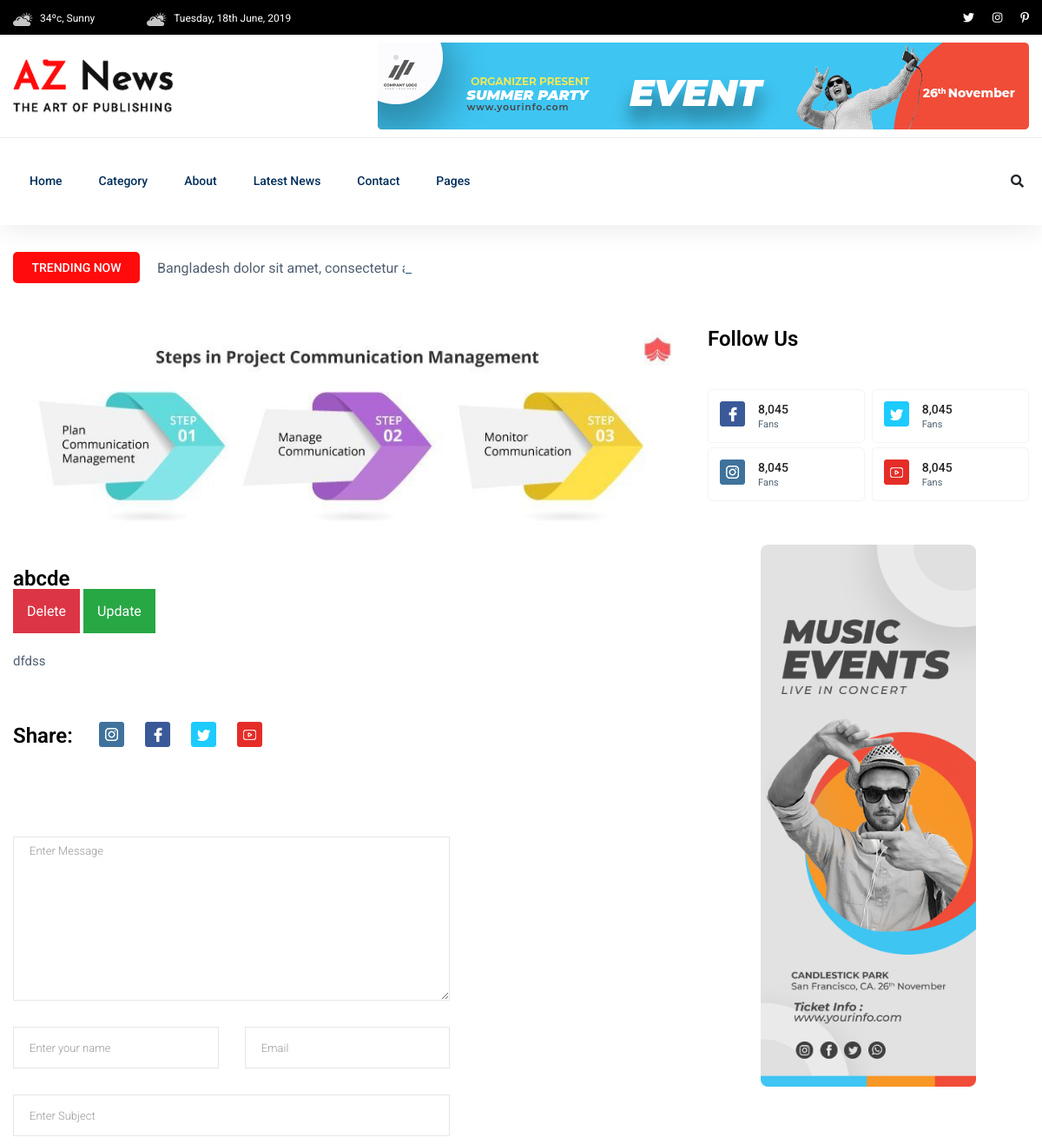
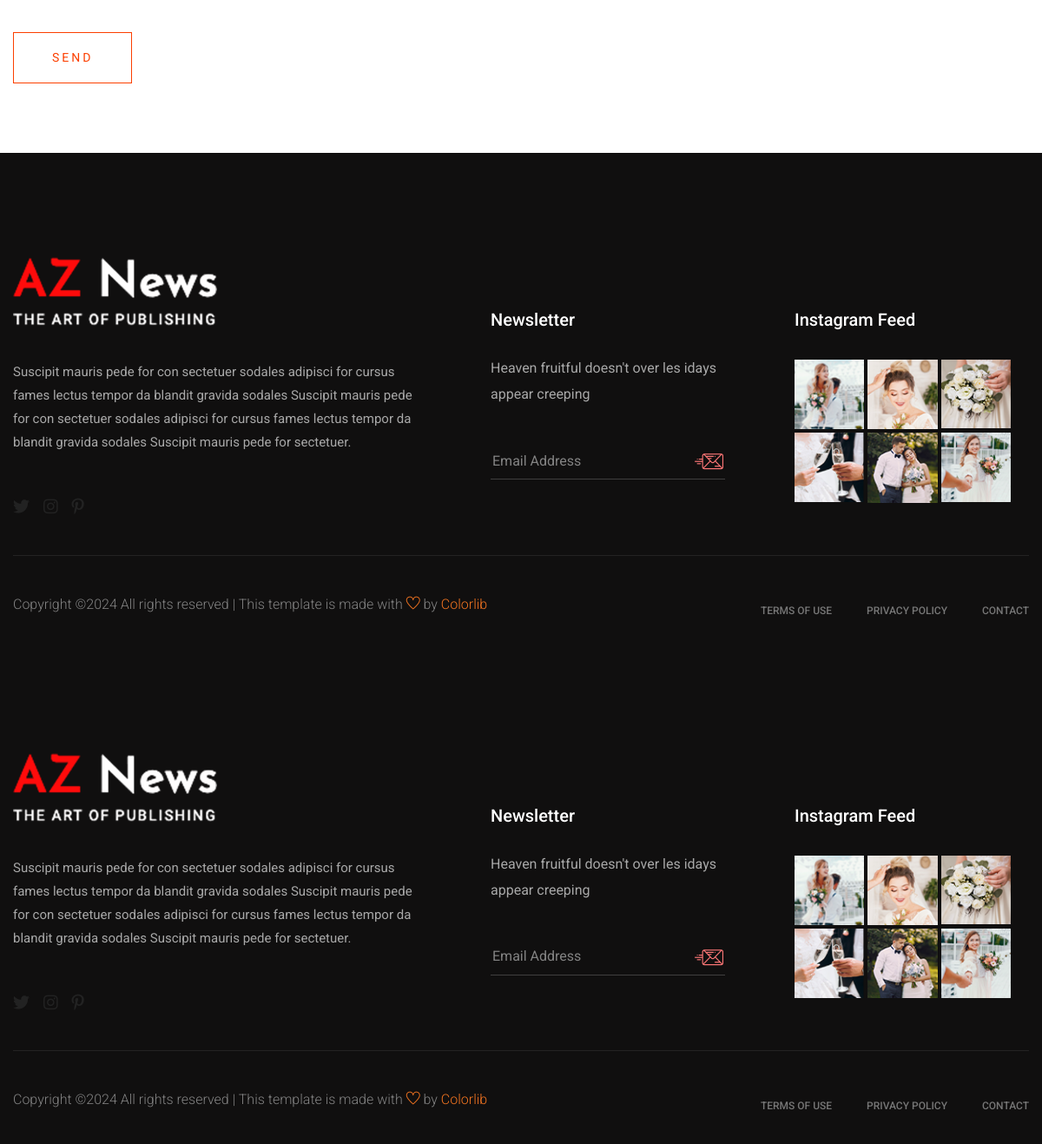
The page /details/2 on the database its author committed (2 pictures, top to bottom).
### myapp/models.py (models this page shows, shortened)
class Details(models.Model):
    image =models.ImageField(upload_to ='newimage/')
    title = models.CharField(max_length=150)
    discriptions = models.TextField()
    class Meta:
        ordering = ['-id',]

### myapp/views.py (the view)
# urls.py: path('details/<int:pk>',BlogDetail.as_view(),name= 'blogdetail'),
class BlogDetail(DetailView):
    model= Details
    template_name= 'myapp/details.html'
    context_object_name= 'realtednews'

### myapp/templates/myapp/details.html (shortened to what this page needs)
{% extends 'myapp/base.html' %}
{% load static %}
{% block content %}
    <main>
        <div class="about-area">
            <div class="container">
                    <div class="row">
                        <div class="col-lg-12">
                            <div class="trending-tittle">
                                <strong>Trending now</strong>
                                <div class="trending-animated">
                                    <ul id="js-news" class="js-hidden">
                                        <li class="news-item">Bangladesh dolor sit amet, consectetur adipisicing elit.</li>
                                    </ul>
                                </div>
                            </div>
                        </div>
                    </div>
                   <div class="row">
                        <div class="col-lg-8">
                            <div class="about-right mb-90">
                                <div class="about-img">
                                    <img src="{{realtednews.image.url}}" alt="">
                                </div>
                                <div class="section-tittle mb-30 pt-30">
                                    <h3>{{realtednews.title }}</h3>
                                    <a href="{% url 'Delete' realtednews.id %}" class="btn-danger p-3" style="width:100px;">Delete</a>
                                    <a href="{% url 'Update' realtednews.id %}" class="btn-success p-3" style="width:100px;">Update</a>
                                </div>
                                <div class="about-prea">
                                    <p class="about-pera1 mb-25">{{realtednews.discriptions|safe}}</p>
                                </div>
                                <div class="social-share pt-30">
                                    <div class="section-tittle">
                                        <h3 class="mr-20">Share:</h3>
                                        <ul>
                                            <li><a href="#"><img src="{%static 'myapp/assets/img/news/icon-ins.png'%}" alt=""></a></li>
                                            <li><a href="#"><img src="{%static 'myapp/assets/img/news/icon-fb.png'%}" alt=""></a></li>
                                            <li><a href="#"><img src="{%static 'myapp/assets/img/news/icon-tw.png'%}" alt=""></a></li>
                                            <li><a href="#"><img src="{%static 'myapp/assets/img/news/icon-yo.png'%}" alt=""></a></li>
                                        </ul>
                                    </div>
                                </div>
                            </div>
                            <div class="row">
                                <div class="col-lg-8">
                                    <form class="form-contact contact_form mb-80" action="contact_process.php" method="post" id="contactForm" novalidate="novalidate">
                                        <div class="row">
                                            <div class="col-12">
                                                <div class="form-group">
                                                    <textarea class="form-control w-100 error" name="message" id="message" cols="30" rows="9" onfocus="this.placeholder = ''" onblur="this.placeholder = 'Enter Message'" placeholder="Enter Message"></textarea>
                                                </div>
                                            </div>
                                            <div class="col-sm-6">
                                                <div class="form-group">
                                                    <input class="form-control error" name="name" id="name" type="text" onfocus="this.placeholder = ''" onblur="this.placeholder = 'Enter your name'" placeholder="Enter your name">
                                                </div>
                                            </div>
                                            <div class="col-sm-6">
                                                <div class="form-group">
                                                    <input class="form-control error" name="email" id="email" type="email" onfocus="this.placeholder = ''" onblur="this.placeholder = 'Enter email address'" placeholder="Email">
                                                </div>
                                            </div>
                                            <div class="col-12">
                                                <div class="form-group">
                                                    <input class="form-control error" name="subject" id="subject" type="text" onfocus="this.placeholder = ''" onblur="this.placeholder = 'Enter Subject'" placeholder="Enter Subject">
                                                </div>
                                            </div>
                                        </div>
                                        <div class="form-group mt-3">
                                            <button type="submit" class="button button-contactForm boxed-btn">Send</button>
                                        </div>
                                    </form>
                                </div>
                            </div>
                        </div>
                        <div class="col-lg-4">
                            <div class="section-tittle mb-40">
                                <h3>Follow Us</h3>
                            </div>
                            <div class="single-follow mb-45">
                                <div class="single-box">
                                    <div class="follow-us d-flex align-items-center">
                                        <div class="follow-social">
                                            <a href="#"><img src="{%static 'myapp/assets/img/news/icon-fb.png'%}" alt=""></a>
                                        </div>
                                        <div class="follow-count">
                                            <span>8,045</span>
                                            <p>Fans</p>
                                        </div>
                                    </div>
                                    <div class="follow-us d-flex align-items-center">
                                        <div class="follow-social">
                                            <a href="#"><img src="{%static 'myapp/assets/img/news/icon-tw.png'%}" alt=""></a>
                                        </div>
                                        <div class="follow-count">
                                            <span>8,045</span>
                                            <p>Fans</p>
                                        </div>
                                    </div>
                                        <div class="follow-us d-flex align-items-center">
                                        <div class="follow-social">
                                            <a href="#"><img src="{%static 'myapp/assets/img/news/icon-ins.png'%}" alt=""></a>
                                        </div>
                                        <div class="follow-count">
                                            <span>8,045</span>
                                            <p>Fans</p>
                                        </div>
                                    </div>
                                    <div class="follow-us d-flex align-items-center">
                                        <div class="follow-social">
                                            <a href="#"><img src="{%static 'myapp/assets/img/news/icon-yo.png'%}" alt=""></a>
                                        </div>
                                        <div class="follow-count">
                                            <span>8,045</span>
                                            <p>Fans</p>
                                        </div>
                                    </div>
                                </div>
                            </div>
                            <div class="news-poster d-none d-lg-block">
                                <img src="{%static 'myapp/assets/img/news/news_card.jpg'%}" alt="">
                            </div>
                        </div>
                   </div>
            </div>
        </div>
    </main>
   <footer>
       <div class="footer-area footer-padding fix">
            <div class="container">
                <div class="row d-flex justify-content-between">
                    <div class="col-xl-5 col-lg-5 col-md-7 col-sm-12">
                        <div class="single-footer-caption">
                            <div class="single-footer-caption">
                                <div class="footer-logo">
                                    <a href="index.html"><img src="{%static 'myapp/assets/img/logo/logo2_footer.png'%}" alt=""></a>
                                </div>
                                <div class="footer-tittle">
                                    <div class="footer-pera">
                                        <p>Suscipit mauris pede for con sectetuer sodales adipisci for cursus fames lectus tempor da blandit gravida sodales  Suscipit mauris pede for con sectetuer sodales adipisci for cursus fames lectus tempor da blandit gravida sodales  Suscipit mauris pede for sectetuer.</p>
                                    </div>
                                </div>
                                <div class="footer-social">
                                    <a href="#"><i class="fab fa-twitter"></i></a>
                                    <a href="#"><i class="fab fa-instagram"></i></a>
                                    <a href="#"><i class="fab fa-pinterest-p"></i></a>
                                </div>
                            </div>
                        </div>
                    </div>
                    <div class="col-xl-3 col-lg-3 col-md-4  col-sm-6">
                        <div class="single-footer-caption mt-60">
                            <div class="footer-tittle">
                                <h4>Newsletter</h4>
                                <p>Heaven fruitful doesn't over les idays appear creeping</p>
                                <div class="footer-form" >
                                    <div id="mc_embed_signup">
                                        <form target="_blank" action="https://spondonit.us12.list-manage.com/subscribe/post?u=1462626880ade1ac87bd9c93a&amp;id=92a4423d01"
                                        method="get" class="subscribe_form relative mail_part">
                                            <input type="email" name="email" id="newsletter-form-email" placeholder="Email Address"
                                            class="placeholder hide-on-focus" onfocus="this.placeholder = ''"
                                            onblur="this.placeholder = ' Email Address '">
                                            <div class="form-icon">
                                            <button type="submit" name="submit" id="newsletter-submit"
                                            class="email_icon newsletter-submit button-contactForm"><img src="{%static 'myapp/assets/img/logo/form-iocn.png'%}" alt=""></button>
                                            </div>
                                        </form>
                                    </div>
                                </div>
                            </div>
                        </div>
                    </div>
                    <div class="col-xl-3 col-lg-3 col-md-5 col-sm-6">
                        <div class="single-footer-caption mb-50 mt-60">
                            <div class="footer-tittle">
                                <h4>Instagram Feed</h4>
                            </div>
                            <div class="instagram-gellay">
                                <ul class="insta-feed">
                                    <li><a href="#"><img src="{%static 'myapp/assets/img/post/instra1.jpg'%}" alt=""></a></li>
                                    <li><a href="#"><img src="{%static 'myapp/assets/img/post/instra2.jpg'%}" alt=""></a></li>
                                    <li><a href="#"><img src="{%static 'myapp/assets/img/post/instra3.jpg'%}" alt=""></a></li>
                                    <li><a href="#"><img src="{%static 'myapp/assets/img/post/instra4.jpg'%}" alt=""></a></li>
                                    <li><a href="#"><img src="{%static 'myapp/assets/img/post/instra5.jpg'%}" alt=""></a></li>
                                    <li><a href="#"><img src="{%static 'myapp/assets/img/post/instra6.jpg'%}" alt=""></a></li>
                                </ul>
                            </div>
                        </div>
                    </div>
                </div>
            </div>
        </div>
       <div class="footer-bottom-area">
           <div class="container">
               <div class="footer-border">
                    <div class="row d-flex align-items-center justify-content-between">
                        <div class="col-lg-6">
                            <div class="footer-copy-right">
                                <p>
  Copyright &copy;<script>document.write(new Date().getFullYear());</script> All rights reserved | This template is made with <i class="ti-heart" aria-hidden="true"></i> by <a href="https://colorlib.com" target="_blank">Colorlib</a>
  </p>
                            </div>
                        </div>
                        <div class="col-lg-6">
                            <div class="footer-menu f-right">
                                <ul>
                                    <li><a href="#">Terms of use</a></li>
                                    <li><a href="#">Privacy Policy</a></li>
                                    <li><a href="#">Contact</a></li>
                                </ul>
                            </div>
                        </div>
                    </div>
               </div>
           </div>
       </div>
  {% endblock %}

### rows shown on the page
Details: image (picture), title "abcde", discriptions "dfdss"
